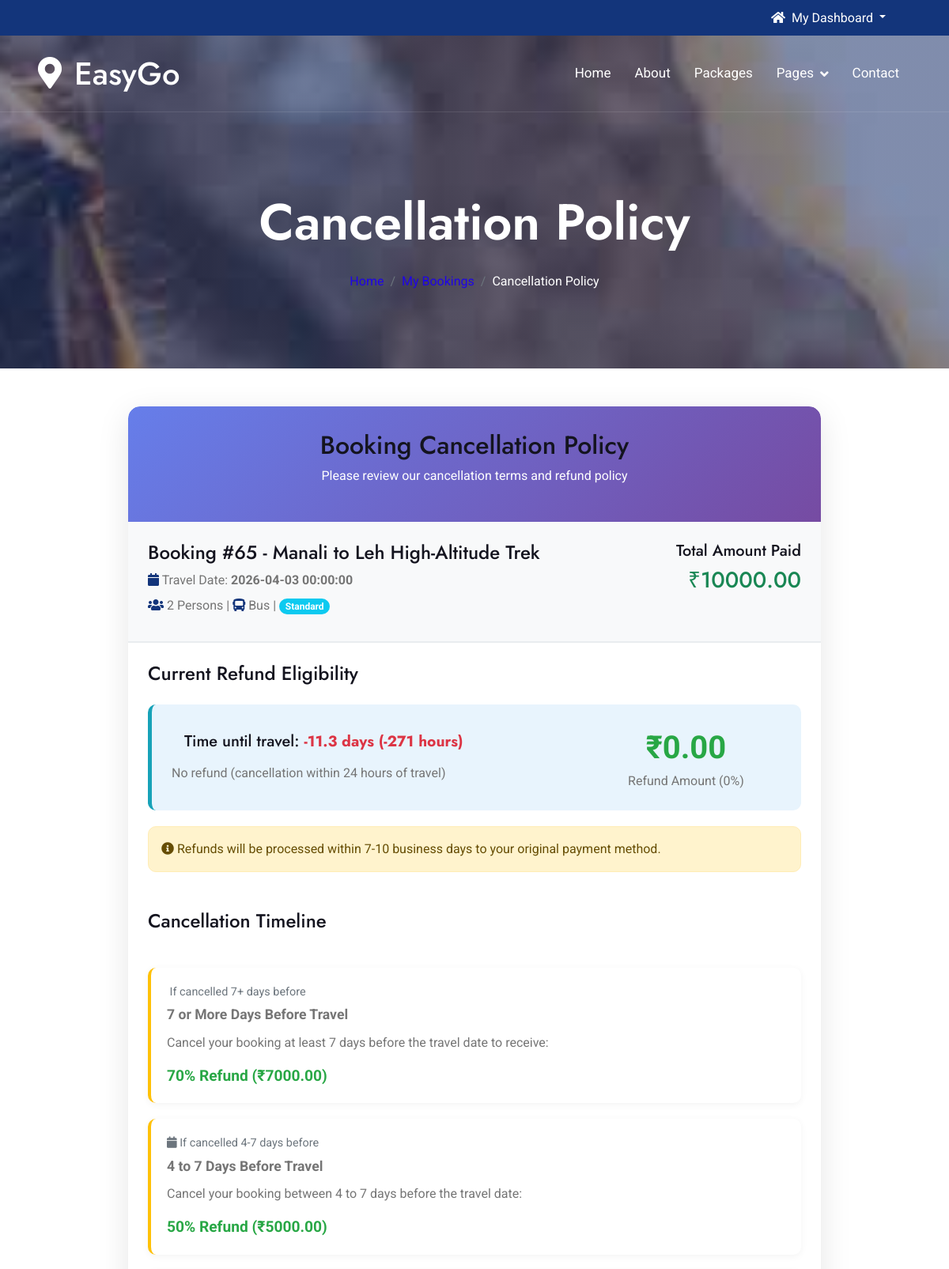
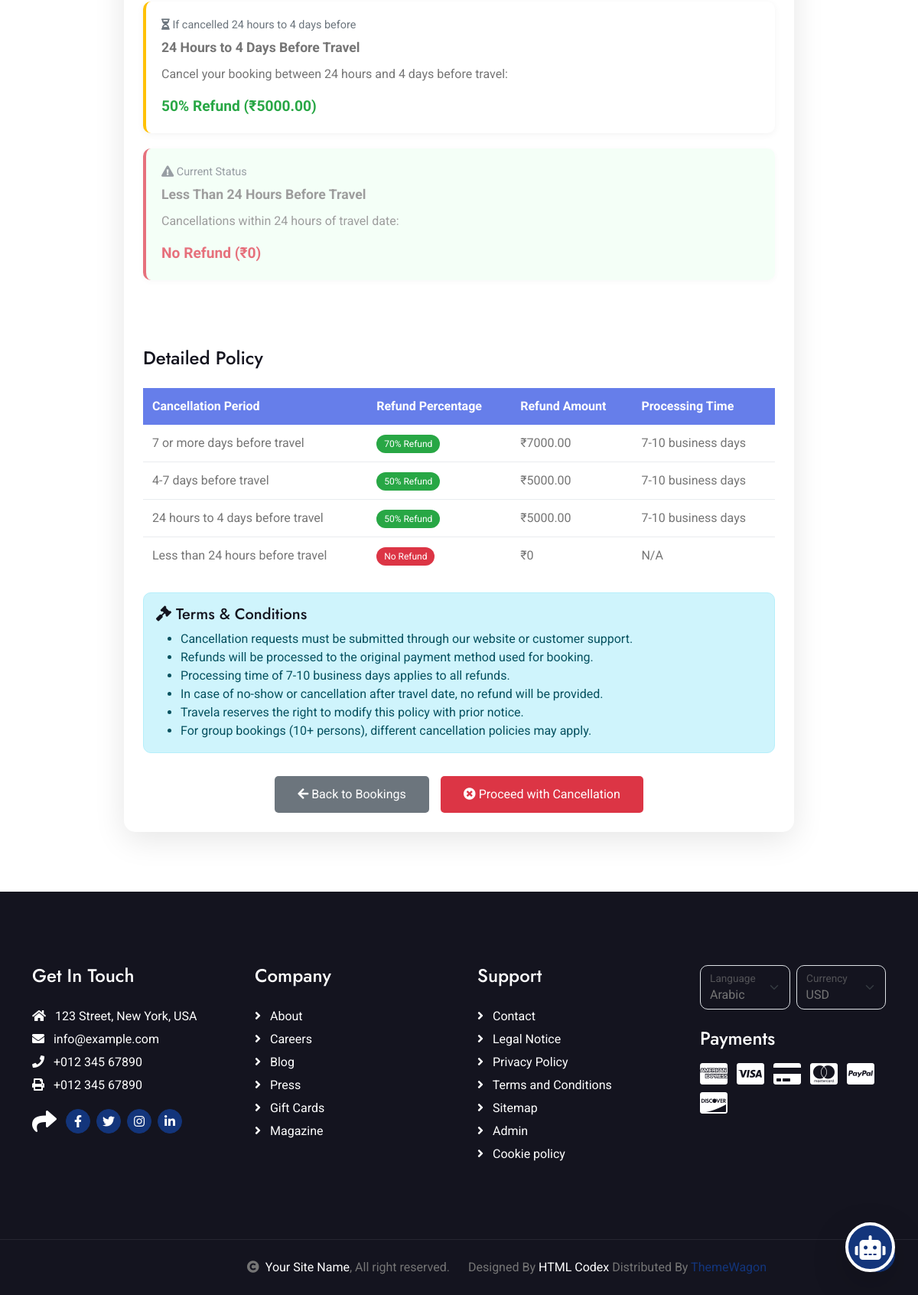
The app's page /cancellation-policy/65/ (signed in) with its own data (2 pictures, top to bottom).
### Tours/models.py (models this page shows, shortened)
class Booking(models.Model):
    TRAVEL_MODE_CHOICES = [
        ('bus', 'Bus'),
        ('train', 'Train'),
        ('flight', 'Flight'),
        ('car', 'Car'),
        ('bike', 'Bike'),
    ]
    PACKAGE_TYPE_CHOICES = [
        ('standard', 'Standard'),
        ('premium', 'Premium'),
        ('vip', 'VIP'),
    ]
    user = models.ForeignKey(UserRegistration, on_delete=models.CASCADE)
    package = models.ForeignKey(Package, on_delete=models.CASCADE)
    booking_date = models.DateTimeField(auto_now_add=True)
    travel_date = models.CharField(max_length=100)
    persons = models.IntegerField(validators=[MinValueValidator(1)])
    travel_mode = models.CharField(max_length=20, choices=TRAVEL_MODE_CHOICES, default='bus')
    package_type = models.CharField(max_length=20, choices=PACKAGE_TYPE_CHOICES, default='standard')
    total_price = models.IntegerField(default=0)
    message = models.TextField(blank=True, null=True)
    waiting_list_position = models.IntegerField(null=True, blank=True, help_text="Position in waiting list")
    promoted_from_waiting = models.BooleanField(default=False, help_text="Whether booking was promoted from waiting list")
    booking_status = models.CharField(max_length=20, default='confirmed',
                                      choices=[('confirmed', 'Confirmed'),
                                               ('cancelled', 'Cancelled'),
                                               ('pending', 'Pending'),
                                               ('waiting', 'Waiting List')])
    payment_screenshot = models.ImageField(upload_to='payment_screenshots/', blank=True, null=True)

class Package(models.Model):
    CATEGORY_CHOICES = [
        ('Adventure', 'Adventure'),
        ('Honeymoon', 'Honeymoon'),
        ('Family', 'Family'),
        ('Spiritual', 'Spiritual'),
        ('SoloTrip', 'SoloTrip'),
    ]
    TRAVEL_MODE_CHOICES = [
        ('bus', 'Bus'),
        ('train', 'Train'),
        ('flight', 'Flight'),
        ('car', 'Car'),
        ('bike', 'Bike'),
    ]
    VEHICLE_CAPACITY = {
        'car': 7,  # Car max 7 persons
        'bus': 60,  # Bus max 50 persons
        'train': 100,  # Train max 100 persons
        'flight': 200,  # Flight max 200 persons
        'bike': 1,  # Bike max 2 persons
    }
    title = models.CharField(max_length=200)
    source_city = models.CharField(max_length=100, help_text="City where the tour starts", default="Ahmedabad")
    location = models.CharField(max_length=200)
    duration = models.CharField(max_length=100)
    base_price = models.IntegerField(default=5000, help_text="Price per person")
    category = models.CharField(max_length=100, choices=CATEGORY_CHOICES)
    description = models.TextField()
    image = models.ImageField(upload_to='packages/')
    triptime = models.DateTimeField(default=datetime.datetime(2026, 3, 26, tzinfo=timezone.get_current_timezone()))
    max_persons = models.IntegerField(default=60)
    min_persons = models.IntegerField(default=1)
    available_seats = models.IntegerField(default=60)

### Tours/views.py (the view)
# urls.py: path('cancellation-policy/<int:booking_id>/', views.cancellation_policy, name='cancellation_policy'),
def cancellation_policy(request, booking_id):
    user_id = request.session.get('user_id')
    if not user_id:
        messages.warning(request, "Please login to view cancellation policy.")
        return redirect('login')
    try:
        booking = Booking.objects.get(id=booking_id, user_id=user_id)
        if booking.booking_status == 'cancelled':
            messages.info(request, "This booking has already been cancelled.")
            return redirect('my_bookings')
        refund_info = calculate_refund_amount(booking)
        scenarios = {
            'within_24h': {
                'hours': 23,
                'refund_percentage': 0,
                'refund_amount': 0,
                'description': 'Less than 24 hours before travel'
            },
            'less_than_4days': {
                'hours': 72,  # 3 days
                'refund_percentage': 50,
                'refund_amount': (booking.total_price * 50) / 100,
                'description': 'Between 24 hours and 4 days before travel'
            },
            'more_than_7days': {
                'hours': 192,  # 8 days
                'refund_percentage': 70,
                'refund_amount': (booking.total_price * 70) / 100,
                'description': '7 or more days before travel'
            }
        }
        return render(request, 'cancellation_policy.html', {
            'booking': booking,
            'refund_info': refund_info,
            'scenarios': scenarios,
            'total_paid': booking.total_price
        })
    except Booking.DoesNotExist:
        messages.error(request, "Booking not found.")
        return redirect('my_bookings')

### Tours/templates/cancellation_policy.html (shortened to what this page needs)
{% extends 'base.html' %}
{% load static %}
{% block content %}
<div class="container-fluid bg-breadcrumb">
    <div class="container text-center py-5" style="max-width: 900px;">
        <h3 class="text-white display-3 mb-4">Cancellation Policy</h3>
        <ol class="breadcrumb justify-content-center mb-0">
            <li class="breadcrumb-item"><a href="{% url 'home' %}">Home</a></li>
            <li class="breadcrumb-item"><a href="{% url 'my_bookings' %}">My Bookings</a></li>
            <li class="breadcrumb-item active text-white">Cancellation Policy</li>
        </ol>
    </div>
</div>
<div class="container-fluid py-5">
    <div class="container policy-container">
        <div class="policy-card">
            <div class="policy-header">
                <h2>Booking Cancellation Policy</h2>
                <p>Please review our cancellation terms and refund policy</p>
            </div>
            <div class="booking-summary">
                <div class="row">
                    <div class="col-md-8">
                        <h4>Booking #{{ booking.id }} - {{ booking.package.title }}</h4>
                        <p class="mb-2">
                            <i class="fa fa-calendar text-primary"></i>
                            Travel Date: <strong>{{ booking.travel_date }}</strong>
                        </p>
                        <p class="mb-2">
                            <i class="fa fa-users text-primary"></i>
                            {{ booking.persons }} Persons |
                            <i class="fa fa-{{ booking.travel_mode }} text-primary"></i>
                            {{ booking.get_travel_mode_display }} |
                            <span class="badge bg-info">{{ booking.get_package_type_display }}</span>
                        </p>
                    </div>
                    <div class="col-md-4 text-end">
                        <h5>Total Amount Paid</h5>
                        <h3 class="text-success">₹{{ booking.total_price|floatformat:2 }}</h3>
                    </div>
                </div>
            </div>
            <div class="policy-section">
                <h4 class="mb-4">Current Refund Eligibility</h4>
                <div class="refund-calculator">
                    <div class="row align-items-center">
                        <div class="col-md-8">
                            <h5 class="mb-3">
                                Time until travel: <span class="countdown-timer">{{ refund_info.days_until_travel }} days ({{ refund_info.hours_until_travel }} hours)</span>
                            </h5>
                            <p class="mb-0">{{ refund_info.refund_message }}</p>
                        </div>
                        <div class="col-md-4 text-center">
                            <div class="refund-amount">₹{{ refund_info.refund_amount|floatformat:2 }}</div>
                            <p class="mb-0">Refund Amount ({{ refund_info.refund_percentage }}%)</p>
                        </div>
                    </div>
                </div>
                <div class="alert alert-warning mt-3">
                    <i class="fa fa-info-circle"></i>
                    Refunds will be processed within 7-10 business days to your original payment method.
                </div>
                <h4 class="mt-5 mb-4">Cancellation Timeline</h4>
                <div class="timeline">
                    <div class="timeline-item {% if refund_info.days_until_travel >= 7 %}current{% else %}upcoming{% endif %}">
                        <div class="timeline-date">
                            {% if refund_info.days_until_travel >= 7 %}Current Status{% else %}If cancelled 7+ days before{% endif %}
                        </div>
                        <div class="timeline-title">7 or More Days Before Travel</div>
                        <p>Cancel your booking at least 7 days before the travel date to receive:</p>
                        <div class="timeline-amount">70% Refund (₹{{ scenarios.more_than_7days.refund_amount|floatformat:2 }})</div>
                    </div>
                    <div class="timeline-item {% if refund_info.days_until_travel >= 4 and refund_info.days_until_travel < 7 %}current{% else %}upcoming{% endif %}">
                        <div class="timeline-date">
                            <i class="fa fa-calendar"></i>
                            {% if refund_info.days_until_travel >= 4 and refund_info.days_until_travel < 7 %}Current Status{% else %}If cancelled 4-7 days before{% endif %}
                        </div>
                        <div class="timeline-title">4 to 7 Days Before Travel</div>
                        <p>Cancel your booking between 4 to 7 days before the travel date:</p>
                        <div class="timeline-amount">50% Refund (₹{{ scenarios.less_than_4days.refund_amount|floatformat:2 }})</div>
                    </div>
                    <div class="timeline-item {% if refund_info.days_until_travel < 4 and refund_info.hours_until_travel >= 24 %}current{% else %}upcoming{% endif %}">
                        <div class="timeline-date">
                            <i class="fa fa-hourglass-half"></i>
                            {% if refund_info.days_until_travel < 4 and refund_info.hours_until_travel >= 24 %}Current Status{% else %}If cancelled 24 hours to 4 days before{% endif %}
                        </div>
                        <div class="timeline-title">24 Hours to 4 Days Before Travel</div>
                        <p>Cancel your booking between 24 hours and 4 days before travel:</p>
                        <div class="timeline-amount">50% Refund (₹{{ scenarios.less_than_4days.refund_amount|floatformat:2 }})</div>
                    </div>
                    <div class="timeline-item {% if refund_info.hours_until_travel < 24 %}current{% else %}upcoming{% endif %} {% if refund_info.hours_until_travel < 24 %}expired{% endif %}">
                        <div class="timeline-date">
                            <i class="fa fa-exclamation-triangle"></i>
                            {% if refund_info.hours_until_travel < 24 %}Current Status{% else %}If cancelled within 24 hours{% endif %}
                        </div>
                        <div class="timeline-title">Less Than 24 Hours Before Travel</div>
                        <p>Cancellations within 24 hours of travel date:</p>
                        <div class="timeline-amount text-danger">No Refund (₹0)</div>
                    </div>
                </div>
                <h4 class="mt-5 mb-4">Detailed Policy</h4>
                <table class="policy-table">
                    <thead>
                        <tr>
                            <th>Cancellation Period</th>
                            <th>Refund Percentage</th>
                            <th>Refund Amount</th>
                            <th>Processing Time</th>
                        </tr>
                    </thead>
                    <tbody>
                        <tr>
                            <td>7 or more days before travel</td>
                            <td><span class="badge-refund">70% Refund</span></td>
                            <td>₹{{ scenarios.more_than_7days.refund_amount|floatformat:2 }}</td>
                            <td>7-10 business days</td>
                        </tr>
                        <tr>
                            <td>4-7 days before travel</td>
                            <td><span class="badge-refund">50% Refund</span></td>
                            <td>₹{{ scenarios.less_than_4days.refund_amount|floatformat:2 }}</td>
                            <td>7-10 business days</td>
                        </tr>
                        <tr>
                            <td>24 hours to 4 days before travel</td>
                            <td><span class="badge-refund">50% Refund</span></td>
                            <td>₹{{ scenarios.less_than_4days.refund_amount|floatformat:2 }}</td>
                            <td>7-10 business days</td>
                        </tr>
                        <tr>
                            <td>Less than 24 hours before travel</td>
                            <td><span class="badge-no-refund">No Refund</span></td>
                            <td>₹0</td>
                            <td>N/A</td>
                        </tr>
                    </tbody>
                </table>
                <div class="alert alert-info mt-4">
                    <h5><i class="fa fa-gavel"></i> Terms & Conditions</h5>
                    <ul class="mb-0">
                        <li>Cancellation requests must be submitted through our website or customer support.</li>
                        <li>Refunds will be processed to the original payment method used for booking.</li>
                        <li>Processing time of 7-10 business days applies to all refunds.</li>
                        <li>In case of no-show or cancellation after travel date, no refund will be provided.</li>
                        <li>Travela reserves the right to modify this policy with prior notice.</li>
                        <li>For group bookings (10+ persons), different cancellation policies may apply.</li>
                    </ul>
                </div>
                <div class="action-buttons">
                    <a href="{% url 'my_bookings' %}" class="btn-back">
                        <i class="fa fa-arrow-left"></i> Back to Bookings
                    </a>
                    {% if booking.booking_status != 'cancelled' %}
                        <button class="btn-cancel" onclick="confirmCancellation()">
                            <i class="fa fa-times-circle"></i> Proceed with Cancellation
                        </button>
                    {% endif %}
                </div>
            </div>
        </div>
    </div>
</div>
{% endblock %}

### records on screen
Booking: id "65", package "Manali to Leh High-Altitude Trek", travel_date "2026-04-03 00:00:00", persons "2", travel_mode "Bus", package_type "Standard", total_price "10000.00"

### other values on screen
{{ refund_info.days_until_travel }} "-11.3"
{{ refund_info.hours_until_travel }} "-271"
{{ refund_info.refund_message }} "No refund (cancellation within 24 hours of travel)"
{{ refund_info.refund_amount|floatformat:2 }} "0.00"
{{ refund_info.refund_percentage }} "0"
{{ scenarios.more_than_7days.refund_amount|floatformat:2 }} "7000.00"
{{ scenarios.less_than_4days.refund_amount|floatformat:2 }} "5000.00"
